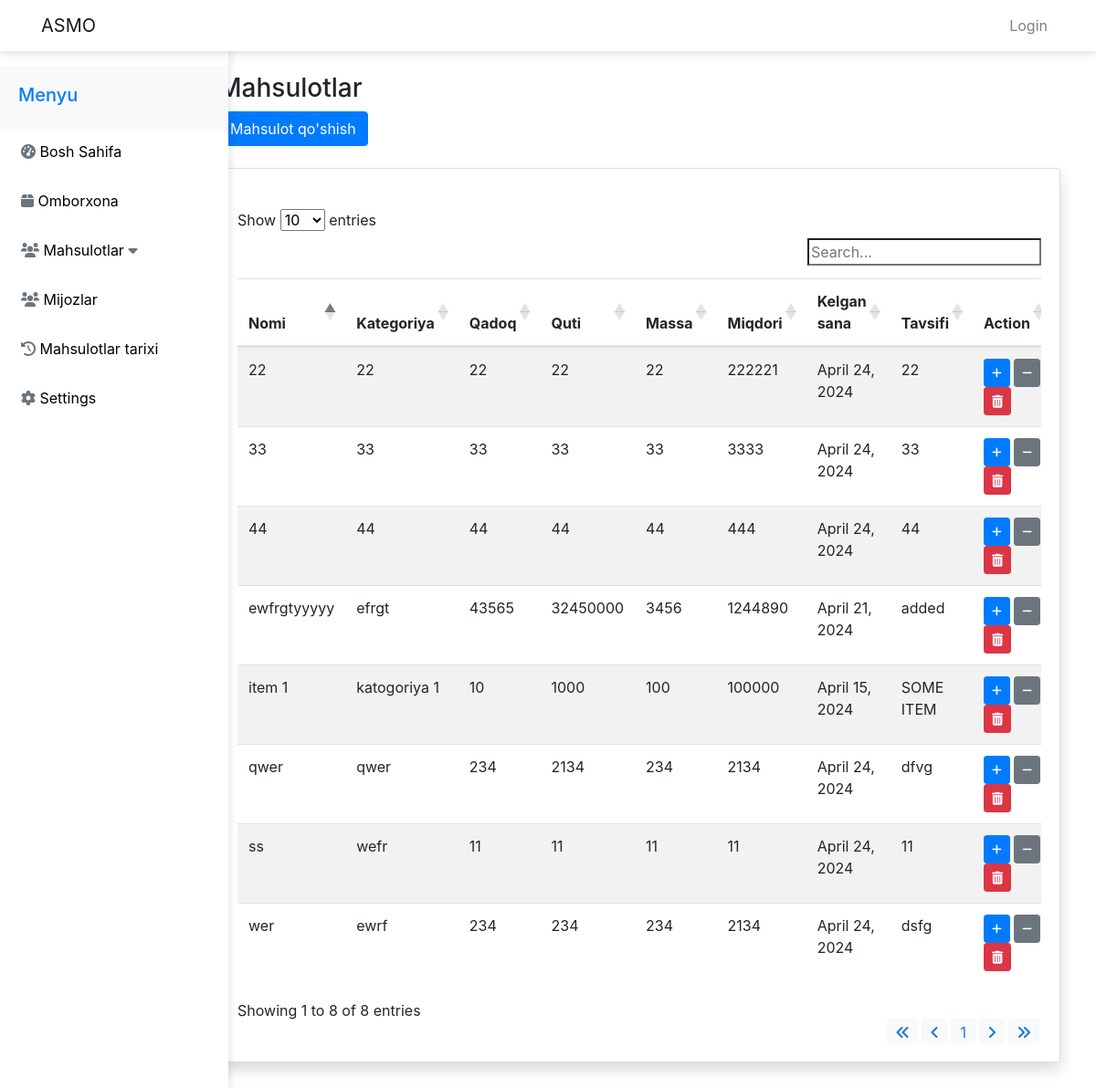
/mahsulotlar/, run on the app's committed database.
### warehouse/models.py (models this page shows, shortened)
class Mahsulot(models.Model):
    nomi = models.CharField(max_length=255)
    kategoriya = models.CharField(max_length=255, blank=True, null=True)
    qadoq = models.IntegerField(default=0, blank=True, null=True)  # pachka
    quti = models.IntegerField(default=0)  # karobka
    massa = models.IntegerField(default=0)
    miqdori = models.IntegerField(default=0)
    kelgan_sana = models.DateField(auto_now_add=True)
    tavsifi = models.TextField(blank=True, null=True)

### warehouse/views.py (the view)
# urls.py: path('mahsulotlar/', views.mahsulot_list, name='mahsulotlar'),
def mahsulot_list(request):
    mahsulotlar = Mahsulot.objects.all()
    customers = Customer.objects.all()
    return render(request, 'warehouse/mahsulotlar.html', {'mahsulotlar': mahsulotlar, 'customers': customers})

### warehouse/templates/warehouse/mahsulotlar.html (shortened to what this page needs)
{% extends 'warehouse/base.html' %}
{% block content %}
<div class="container-fluid">
    <h3 class="mt-4">Mahsulotlar</h3>
    <button type="button" class="btn btn-primary" data-toggle="modal" data-target="#addMahsulotModal" data-tooltip="Mahsulot qo'shish">
        Mahsulot qo'shish
    </button>
    <div class="card shadow mt-4 mb-5">
        <div class="card-body">
            <div class="table-responsive mt-4">
                <table id="mahsulot-table" class="table table-striped table-hover">
                    <thead>
                        <tr>
                            <th>Nomi</th>
                            <th>Kategoriya</th>
                            <th>Qadoq</th>
                            <th>Quti</th>
                            <th>Massa</th>
                            <th>Miqdori</th>
                            <th>Kelgan sana</th>
                            <th>Tavsifi</th>
                            <th>Action</th>
                        </tr>
                    </thead>
                    <tbody>
                        {% for mahsulot in mahsulotlar %}
                        <tr>
                            <td>{{ mahsulot.nomi }}</td>
                            <td>{{ mahsulot.kategoriya }}</td>
                            <td>{{ mahsulot.qadoq }}</td>
                            <td>{{ mahsulot.quti }}</td>
                            <td>{{ mahsulot.massa }}</td>
                            <td>{{ mahsulot.miqdori }}</td>
                            <td>{{ mahsulot.kelgan_sana }}</td>
                            <td>{{ mahsulot.tavsifi }}</td>
                            <td>
                                <button class="btn btn-sm btn-primary add-existing-product" data-id="{{ mahsulot.id }}"  data-tooltip="Mahsulot qo'shish">
                                </button>
                                <button class="btn btn-sm btn-secondary send-product-icon" data-send-product-id="{{ mahsulot.id }}" data-tooltip="Mahsulot jo'natish" data-toggle="modal"
                                    data-target="#sendProductModal">
                                </button>
                                <button class="btn btn-sm btn-danger" data-product-id="{{ mahsulot.id }}" data-tooltip="Mahsulot o'chirish">
                                    <i class="fas fa-trash-alt delete-product-icon" data-toggle="modal" data-target="#confirmDeleteModal"></i>
                                </button>
                            </td>
                        </tr>
                        {% endfor %}
                    </tbody>
                </table>
            </div>
        </div>
    </div>
</div>
<div aria-live="polite" aria-atomic="true" style="position: fixed; top: 20px; right: 20px; z-index: 1050;">
    <div style="position: relative;">
    </div>
</div>
{% endblock %}

### warehouse/static/css/main.css (style rules this page uses)
.table-responsive { margin: 0 auto; }

### data on the page
Mahsulot: nomi "item 1", kategoriya "katogoriya 1", qadoq "10", quti "1000", massa "100", miqdori "100000", kelgan_sana "April 15, 2024", tavsifi "SOME ITEM"
Mahsulot: nomi "ewfrgtyyyyy", kategoriya "efrgt", qadoq "43565", quti "32450000", massa "3456", miqdori "1244890", kelgan_sana "April 21, 2024", tavsifi "added"
Mahsulot: nomi "qwer", kategoriya "qwer", qadoq "234", quti "2134", massa "234", miqdori "2134", kelgan_sana "April 24, 2024", tavsifi "dfvg"
Mahsulot: nomi "wer", kategoriya "ewrf", qadoq "234", quti "234", massa "234", miqdori "2134", kelgan_sana "April 24, 2024", tavsifi "dsfg"
Mahsulot: nomi "ss", kategoriya "wefr", qadoq "11", quti "11", massa "11", miqdori "11", kelgan_sana "April 24, 2024", tavsifi "11"
Mahsulot: nomi "22", kategoriya "22", qadoq "22", quti "22", massa "22", miqdori "222221", kelgan_sana "April 24, 2024", tavsifi "22"
Mahsulot: nomi "33", kategoriya "33", qadoq "33", quti "33", massa "33", miqdori "3333", kelgan_sana "April 24, 2024", tavsifi "33"
Mahsulot: nomi "44", kategoriya "44", qadoq "44", quti "44", massa "44", miqdori "444", kelgan_sana "April 24, 2024", tavsifi "44"
